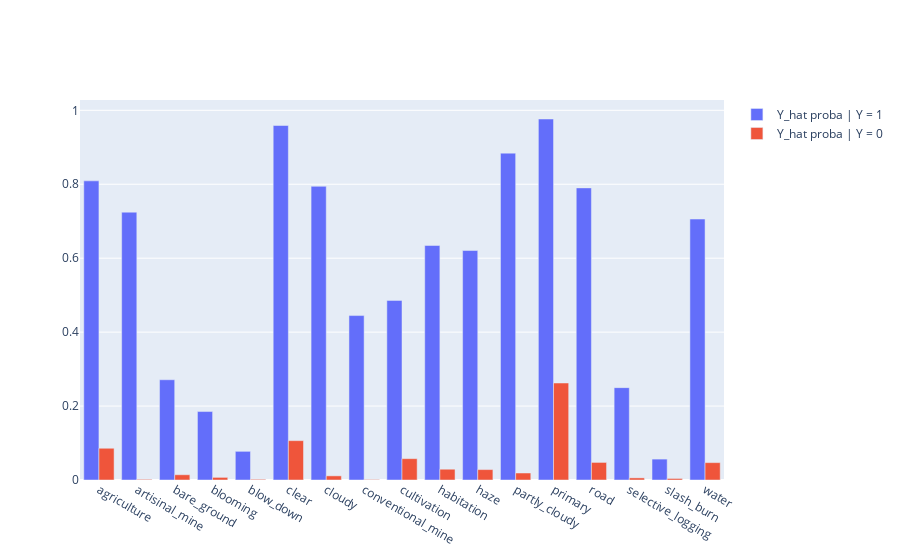

The cell this chart's notebook holds for it:
### Markdown cell above
## Comprendiendo los resultados
### Probabilidad marginal
Vamos a mostrar el promedio de nuestra probabilidad de predicción Y_hat, cuando la verdad es Y = 1 o Y = 0.

### Code cell
Y_hat_val = np.array(train_results["Y_hat_val"])
Y_val = np.array(train_results["Y_val"])

pos_probas, neg_probas = [], []
for class_, idx in encoder._cached_dict.items():
    pos_probas.append(Y_hat_val[np.where(Y_val[:, idx] != 0), idx].mean())
    neg_probas.append(Y_hat_val[np.where(Y_val[:, idx] == 0), idx].mean())
go.Figure([
    go.Bar(x=list(encoder._cached_dict), y=pos_probas, name="Y_hat proba | Y = 1"),
    go.Bar(x=list(encoder._cached_dict), y=neg_probas, name="Y_hat proba | Y = 0")
]).show()

### Figure 1 — Plotly figure (JSON) as saved in the notebook; plotly's stock layout.template omitted (floating-point values rounded to 4 significant figures)
{"data": [{"name": "Y_hat proba | Y = 1", "type": "bar", "x": ["agriculture", "artisinal_mine", "bare_ground", "blooming", "blow_down", "clear", "cloudy", "conventional_mine", "cultivation", "habitation", "haze", "partly_cloudy", "primary", "road", "selective_logging", "slash_burn", "water"], "y": [0.8092, 0.7245, 0.2712, 0.1852, 0.07754, 0.9589, 0.7944, 0.4448, 0.4858, 0.6344, 0.6207, 0.8842, 0.9765, 0.7902, 0.2498, 0.05654, 0.7058]}, {"name": "Y_hat proba | Y = 0", "type": "bar", "x": ["agriculture", "artisinal_mine", "bare_ground", "blooming", "blow_down", "clear", "cloudy", "conventional_mine", "cultivation", "habitation", "haze", "partly_cloudy", "primary", "road", "selective_logging", "slash_burn", "water"], "y": [0.08587, 0.001765, 0.01421, 0.007087, 0.001871, 0.1064, 0.0112, 0.001297, 0.05769, 0.02916, 0.02818, 0.0189, 0.2624, 0.04757, 0.005708, 0.004152, 0.04697]}], "layout": {}}
